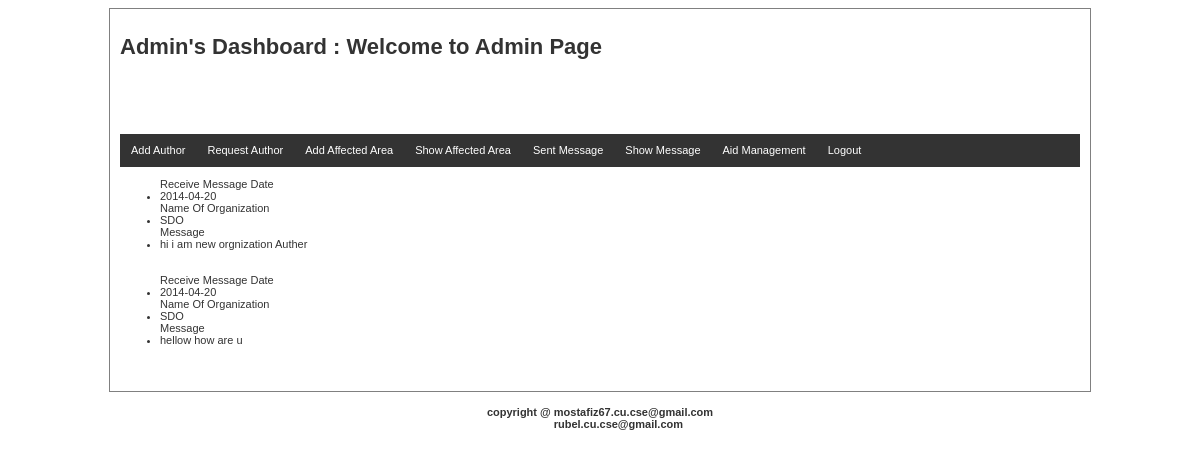
The app's page /show_message_from_org2.php with its own data.
### tables this page shows
CREATE TABLE IF NOT EXISTS `notification` (
  `id` int(100) NOT NULL AUTO_INCREMENT,
  `position` varchar(100) NOT NULL,
  `message` text NOT NULL,
  `date` date NOT NULL,
  `n_org` varchar(30) NOT NULL,
  `vis` int(100) NOT NULL,
  PRIMARY KEY (`id`)
);

### show_message_from_org2.php (the view, shortened to what this page needs)
<html>
<head>
<link rel="stylesheet" href="message/css/main.css" type="text/css" media="screen" />
</head>
<body>
<div id="main">
	<div id="header"><h1>Admin's Dashboard : Welcome to Admin Page</h1></div>
	<div class="menu">
        <ul>
			<li><a href="active_org_aut.php">Add Author</a></li>
			<li><a href="request.php">Request Author</a></li>
			<li><a href="area.php">Add Affected Area</a></li>
			<li><a href="show_affected_area.php">Show Affected Area</a></li>
			<li><a href="sent_message.php">Sent Message</a></li>
			<li><a href="show_message_from_org.php">Show Message</a></li>
			<li><a href="show_aid_management.php">Aid Management</a></li>
			<li><a href="home.php">Logout</a></li>
        </ul>
        <br style="clear: left">
    </div>
	<div id="content">
	<ul>
	<?php
	$result = mysql_query("SELECT * FROM notification WHERE position='admin'");
			while($row = mysql_fetch_array($result))
				{
					echo 'Receive Message Date';
					echo '<li>'.$row['date'].'</li>';
					echo 'Name Of Organization';
					echo '<li>'.$row['n_org'].'</li>';
					echo 'Message';
					echo '<li>'.$row['message'].'</li>';
					echo '<br><br>';
				}
	?>
	</ul>
	</div>
</div>
<div id="footer" align="center">
			<h4>copyright @ mostafiz67.cu.cse@gmail.com<br>
			&nbsp &nbsp &nbsp &nbsp &nbsp &nbsp;												   rubel.cu.cse@gmail.com
			</h4>
		</div>
</body>
</html>

### profile/css/main.css (style rules this page uses)
html { font:11px Arial, Helvetica, sans-serif; color:#333; }
.menu { width: 100%; background-color: #333; }
#main { margin:0 auto; width:960px; background-color: Transparent; border: 1px solid gray; padding:10px; }
#header { height:100px; }
.menu ul { margin: 0; padding: 0; float: left; }
.menu ul li { display: inline; }
.menu ul li a { float: left; text-decoration: none; color: #fff; padding: 10.5px 11px; background-color: #333; }
.menu { background-color: #333333; width: 100%; margin-bottom:10px; }

### records on screen
notification: date "2014-04-20", n_org "SDO", message "hi i am new orgnization Auther"
notification: date "2014-04-20", n_org "SDO", message "hellow how are u"
